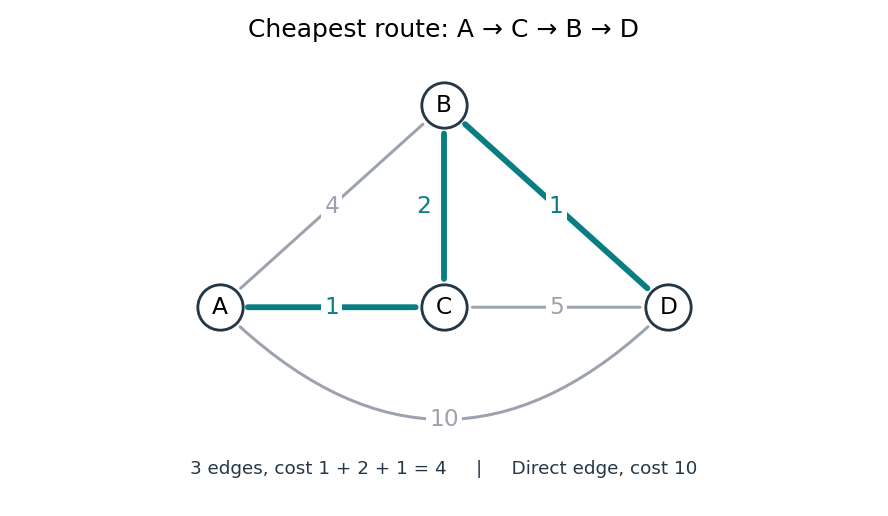

This figure's Python source:
"""Draw the weighted route example; write shortest-path-weights.png to cwd.

Tested with Python 3.14 and the repository's matplotlib/numpy dependencies.
"""

from pathlib import Path

import matplotlib

matplotlib.use("Agg")
import matplotlib.pyplot as plt
from matplotlib.patches import FancyArrowPatch


def main():
    positions = {"A": (0, 0), "B": (2, 1.8), "C": (2, 0), "D": (4, 0)}
    weights = {"AB": 4, "AC": 1, "CB": 2, "BD": 1, "CD": 5, "AD": 10}
    route = ["A", "C", "B", "D"]
    total = sum(weights.get(u + v, weights.get(v + u))
                for u, v in zip(route, route[1:]))
    assert total == 4
    fig, ax = plt.subplots(figsize=(7.4, 4.3), dpi=120, facecolor="white")
    ax.set_facecolor("white")
    teal, gray = "#087e83", "#9ca3af"
    for edge, weight in weights.items():
        start, end = (positions[v] for v in edge)
        selected = edge in {"AC", "CB", "BD"}
        color = teal if selected else gray
        ax.add_patch(FancyArrowPatch(
            start, end, arrowstyle="-", shrinkA=17, shrinkB=17,
            connectionstyle="arc3,rad=0.50" if edge == "AD" else "arc3",
            linewidth=3.5 if selected else 1.8, color=color, zorder=1))
        x, y = ((start[i] + end[i]) / 2 for i in range(2))
        if edge == "AD":
            y = -1.0
        elif edge == "CB":
            x -= 0.18
        ax.text(x, y, str(weight), fontsize=14, ha="center", va="center",
                color=color, zorder=3,
                bbox={"facecolor": "white", "edgecolor": "none", "pad": 2})
    for label, (x, y) in positions.items():
        ax.scatter([x], [y], s=740, facecolor="white", edgecolor="#253746",
                   linewidth=1.7, zorder=4)
        ax.text(x, y, label, ha="center", va="center", fontsize=14, zorder=5)
    ax.set_title("Cheapest route: A → C → B → D", fontsize=15, pad=14)
    ax.text(2, -1.49, "3 edges, cost 1 + 2 + 1 = 4     |     Direct edge, cost 10",
            ha="center", fontsize=11, color="#253746")
    ax.set(xlim=(-0.4, 4.4), ylim=(-1.7, 2.2), aspect="equal")
    ax.axis("off")
    fig.tight_layout()
    fig.savefig(Path.cwd() / "shortest-path-weights.png", facecolor="white",
                transparent=False)
    plt.close(fig)
    print("Shortest highlighted route A-C-B-D: cost 4")


if __name__ == "__main__":
    main()
